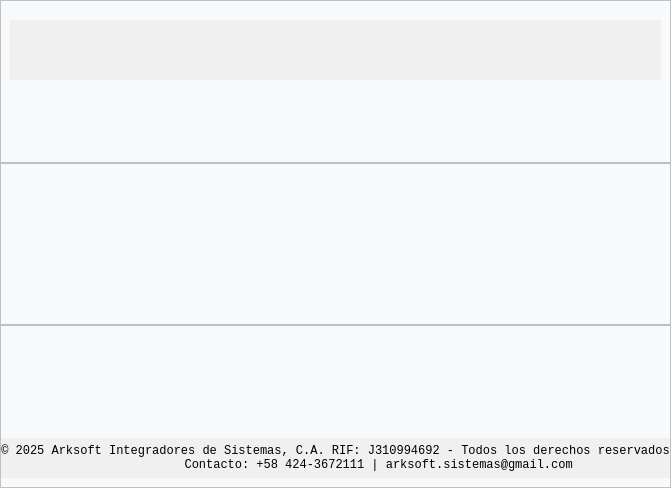
               <widget class="QWidget" name="page_inicio">
                <property name="styleSheet">
                 <string notr="true">/* Estilo del marco */
QFrame {
    background-color: #F8F9FA;
    }
</string>
                </property>
                <layout class="QVBoxLayout" name="verticalLayout_13" stretch="1,1,1">
                 <property name="spacing">
                  <number>0</number>
                 </property>
                 <property name="leftMargin">
                  <number>0</number>
                 </property>
                 <property name="topMargin">
                  <number>0</number>
                 </property>
                 <property name="rightMargin">
                  <number>0</number>
                 </property>
                 <property name="bottomMargin">
                  <number>0</number>
                 </property>
                 <item>
                  <widget class="QFrame" name="frame_inicio_head">
                   <property name="frameShape">
                    <enum>QFrame::Shape::StyledPanel</enum>
                   </property>
                   <property name="frameShadow">
                    <enum>QFrame::Shadow::Raised</enum>
                   </property>
                   <layout class="QVBoxLayout" name="verticalLayout_14">
                    <item>
                     <widget class="QLabel" name="title_arktoolspc">
                      <property name="minimumSize">
                       <size>
                        <width>40</width>
                        <height>60</height>
                       </size>
                      </property>
                      <property name="maximumSize">
                       <size>
                        <width>16777215</width>
                        <height>40</height>
                       </size>
                      </property>
                      <property name="font">
                       <font>
                        <family>Consolas</family>
                        <pointsize>9</pointsize>
                        <italic>false</italic>
                        <bold>false</bold>
                       </font>
                      </property>
                      <property name="styleSheet">
                       <string notr="true">font: 9pt &quot;Consolas&quot;;
color: #000000; 
background-color: #f0f0f0;</string>
                      </property>
                      <property name="frameShadow">
                       <enum>QFrame::Shadow::Sunken</enum>
                      </property>
                      <property name="text">
                       <string/>
                      </property>
                      <property name="textFormat">
                       <enum>Qt::TextFormat::PlainText</enum>
                      </property>
                      <property name="pixmap">
                       <pixmap>assets/images/ArlToolsPC2.png</pixmap>
                      </property>
                      <property name="alignment">
                       <set>Qt::AlignmentFlag::AlignCenter</set>
                      </property>
                     </widget>
                    </item>
                    <item>
                     <spacer name="verticalSpacer_2">
                      <property name="orientation">
                       <enum>Qt::Orientation::Vertical</enum>
                      </property>
                      <property name="sizeHint" stdset="0">
                       <size>
                        <width>20</width>
                        <height>94</height>
                       </size>
                      </property>
                     </spacer>
                    </item>
                   </layout>
                  </widget>
                 </item>
                 <item>
                  <widget class="QFrame" name="frame_inicio_middle">
                   <property name="frameShape">
                    <enum>QFrame::Shape::StyledPanel</enum>
                   </property>
                   <property name="frameShadow">
                    <enum>QFrame::Shadow::Raised</enum>
                   </property>
                   <layout class="QHBoxLayout" name="horizontalLayout_4">
                    <item>
                     <spacer name="horizontalSpacer_2">
                      <property name="orientation">
                       <enum>Qt::Orientation::Horizontal</enum>
                      </property>
                      <property name="sizeHint" stdset="0">
                       <size>
                        <width>248</width>
                        <height>20</height>
                       </size>
                      </property>
                     </spacer>
                    </item>
                    <item>
                     <widget class="QLabel" name="label_logo_tools">
                      <property name="minimumSize">
                       <size>
                        <width>120</width>
                        <height>120</height>
                       </size>
                      </property>
                      <property name="maximumSize">
                       <size>
                        <width>260</width>
                        <height>260</height>
                       </size>
                      </property>
                      <property name="layoutDirection">
                       <enum>Qt::LayoutDirection::LeftToRight</enum>
                      </property>
                      <property name="frameShadow">
                       <enum>QFrame::Shadow::Sunken</enum>
                      </property>
                      <property name="text">
                       <string/>
                      </property>
                      <property name="pixmap">
                       <pixmap>assets/images/ArkToolsPC_02.png</pixmap>
                      </property>
                      <property name="scaledContents">
                       <bool>true</bool>
                      </property>
                      <property name="alignment">
                       <set>Qt::AlignmentFlag::AlignCenter</set>
                      </property>
                     </widget>
                    </item>
                    <item>
                     <spacer name="horizontalSpacer_3">
                      <property name="orientation">
                       <enum>Qt::Orientation::Horizontal</enum>
                      </property>
                      <property name="sizeHint" stdset="0">
                       <size>
                        <width>248</width>
                        <height>20</height>
                       </size>
                      </property>
                     </spacer>
                    </item>
                   </layout>
                  </widget>
                 </item>
                 <item>
                  <widget class="QFrame" name="frame_inicio_pie">
                   <property name="frameShape">
                    <enum>QFrame::Shape::StyledPanel</enum>
                   </property>
                   <property name="frameShadow">
                    <enum>QFrame::Shadow::Raised</enum>
                   </property>
                   <layout class="QVBoxLayout" name="verticalLayout_6" stretch="1,1">
                    <property name="spacing">
                     <number>6</number>
                    </property>
                    <property name="leftMargin">
                     <number>0</number>
                    </property>
                    <property name="topMargin">
                     <number>0</number>
                    </property>
                    <property name="rightMargin">
                     <number>0</number>
                    </property>
                    <property name="bottomMargin">
                     <number>9</number>
                    </property>
                    <item>
                     <spacer name="verticalSpacer">
                      <property name="orientation">
                       <enum>Qt::Orientation::Vertical</enum>
                      </property>
                      <property name="sizeHint" stdset="0">
                       <size>
                        <width>20</width>
                        <height>123</height>
                       </size>
                      </property>
                     </spacer>
                    </item>
                    <item>
                     <widget class="QLabel" name="pie_arkinfo">
                      <property name="minimumSize">
                       <size>
                        <width>40</width>
                        <height>40</height>
                       </size>
                      </property>
                      <property name="maximumSize">
                       <size>
                        <width>16777215</width>
                        <height>40</height>
                       </size>
                      </property>
                      <property name="font">
                       <font>
                        <family>Consolas</family>
                        <pointsize>9</pointsize>
                        <italic>false</italic>
                        <bold>false</bold>
                       </font>
                      </property>
                      <property name="styleSheet">
                       <string notr="true">font: 9pt &quot;Consolas&quot;;
color: #000000; 
background-color: #f0f0f0;</string>
                      </property>
                      <property name="frameShadow">
                       <enum>QFrame::Shadow::Sunken</enum>
                      </property>
                      <property name="text">
                       <string>© 2025 Arksoft Integradores de Sistemas, C.A. RIF: J310994692 - Todos los derechos reservados
            Contacto: +58 424-3672111 | arksoft.sistemas@gmail.com</string>
                      </property>
                      <property name="textFormat">
                       <enum>Qt::TextFormat::PlainText</enum>
                      </property>
                      <property name="alignment">
                       <set>Qt::AlignmentFlag::AlignCenter</set>
                      </property>
                     </widget>
                    </item>
                   </layout>
                  </widget>
                 </item>
                </layout>
               </widget>
